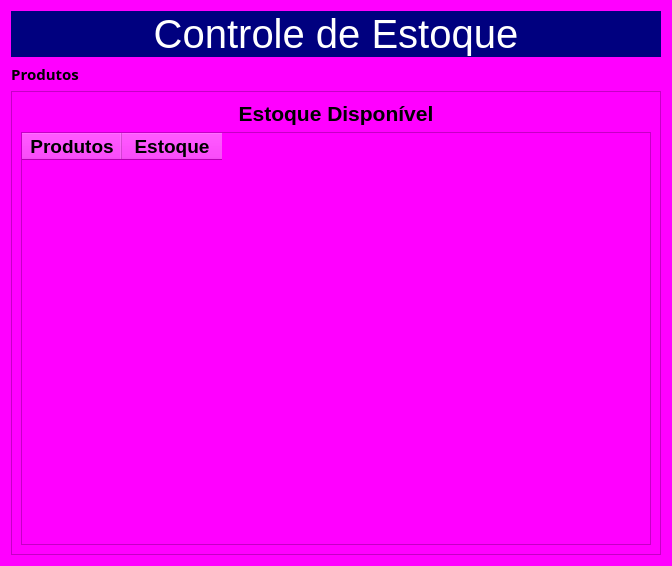
<?xml version="1.0" encoding="UTF-8"?>
<ui version="4.0">
 <class>Estoque</class>
 <widget class="QDialog" name="Estoque">
  <property name="geometry">
   <rect>
    <x>0</x>
    <y>0</y>
    <width>672</width>
    <height>566</height>
   </rect>
  </property>
  <property name="sizePolicy">
   <sizepolicy hsizetype="Expanding" vsizetype="Expanding">
    <horstretch>0</horstretch>
    <verstretch>0</verstretch>
   </sizepolicy>
  </property>
  <property name="windowTitle">
   <string>Dialog</string>
  </property>
  <property name="styleSheet">
   <string notr="true">background-color: rgb(255, 0, 255);</string>
  </property>
  <layout class="QGridLayout" name="gridLayout_2">
   <item row="0" column="0">
    <widget class="QLabel" name="label">
     <property name="font">
      <font>
       <pointsize>30</pointsize>
      </font>
     </property>
     <property name="styleSheet">
      <string notr="true">background-color: rgb(0, 0, 127);
color: rgb(255, 255, 255);</string>
     </property>
     <property name="text">
      <string>Controle de Estoque</string>
     </property>
     <property name="alignment">
      <set>Qt::AlignCenter</set>
     </property>
    </widget>
   </item>
   <item row="1" column="0">
    <widget class="QPushButton" name="btn_Cad_Produto">
     <property name="sizePolicy">
      <sizepolicy hsizetype="Fixed" vsizetype="Fixed">
       <horstretch>0</horstretch>
       <verstretch>0</verstretch>
      </sizepolicy>
     </property>
     <property name="font">
      <font>
       <family>Segoe UI Black</family>
       <pointsize>11</pointsize>
       <weight>75</weight>
       <bold>true</bold>
      </font>
     </property>
     <property name="cursor">
      <cursorShape>PointingHandCursor</cursorShape>
     </property>
     <property name="styleSheet">
      <string notr="true">QPushButton{
   border-radius: 8px
}

QPushButton:hover{
  background-color:rgb(50,50,50);
  color:rgb(200,200,200)
}

QPushButton:pressed{
  background-color:rgb(35,35,35);
  color:rgb(200,200,200)
}</string>
     </property>
     <property name="text">
      <string>Produtos</string>
     </property>
     <property name="icon">
      <iconset resource="icons.qrc">
       <normaloff>:/image/imagens/Produtos.png</normaloff>:/image/imagens/Produtos.png</iconset>
     </property>
     <property name="iconSize">
      <size>
       <width>45</width>
       <height>45</height>
      </size>
     </property>
    </widget>
   </item>
   <item row="2" column="0">
    <widget class="QFrame" name="frame">
     <property name="frameShape">
      <enum>QFrame::StyledPanel</enum>
     </property>
     <property name="frameShadow">
      <enum>QFrame::Plain</enum>
     </property>
     <layout class="QGridLayout" name="gridLayout">
      <item row="0" column="0">
       <widget class="QLabel" name="label_2">
        <property name="font">
         <font>
          <pointsize>16</pointsize>
          <weight>75</weight>
          <bold>true</bold>
         </font>
        </property>
        <property name="text">
         <string>Estoque Disponível</string>
        </property>
        <property name="alignment">
         <set>Qt::AlignCenter</set>
        </property>
       </widget>
      </item>
      <item row="1" column="0">
       <widget class="QTableWidget" name="Tab_Estoque">
        <column>
         <property name="text">
          <string>Produtos</string>
         </property>
         <property name="font">
          <font>
           <pointsize>14</pointsize>
           <weight>75</weight>
           <bold>true</bold>
          </font>
         </property>
        </column>
        <column>
         <property name="text">
          <string>Estoque</string>
         </property>
         <property name="font">
          <font>
           <pointsize>14</pointsize>
           <weight>75</weight>
           <bold>true</bold>
          </font>
         </property>
        </column>
       </widget>
      </item>
     </layout>
    </widget>
   </item>
  </layout>
 </widget>
 <resources>
  <include location="icons.qrc"/>
 </resources>
 <connections/>
</ui>
